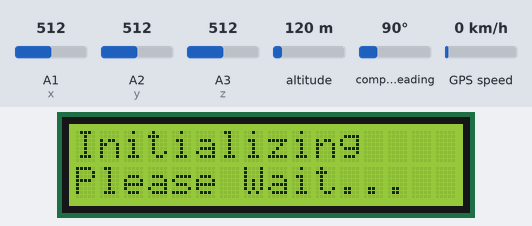
A sketch run on a simulated Arduino Mega 2560, built with avr-gcc and run on an emulated ATmega2560. Shown: 16×2 character LCD. The test bench sets the inputs (shaded band); at power-on: A1 (x) = 512, A2 (y) = 512, A3 (z) = 512, altitude 120 m, compass heading 90°, GPS speed 0 km/h. The GPS gets a fix after 3 s at 37.7749, -122.4194 with 8 satellites; the modem accepts every AT command (registered, SIM ready, sends succeed) and sends nothing else; what the sketch prints to the serial monitor is not drawn.

Above: at 8.1 s.
At 31.0 s:
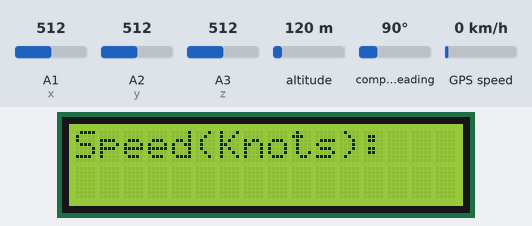
31.1 s: A1 (x) set to 601
40.1 s: A1 (x) set to 630
At 43.4 s:
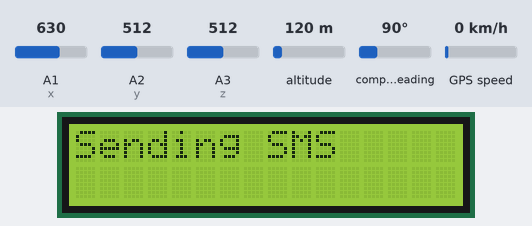
68.7 s: A1 (x) set to 424
70.2 s: A1 (x) set to 393
At 76.7 s:
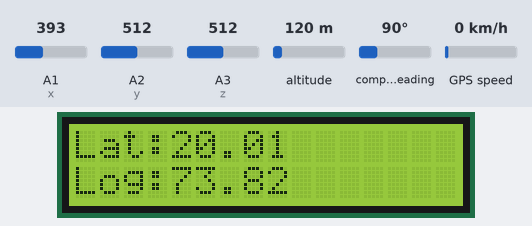
Timing chart, 0 to 78.2 s (numbered marks = the images above; inputs shaded):
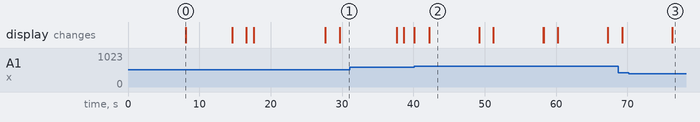

The sketch:

final_post.ino
```cpp
#include<SoftwareSerial.h>
#include<TinyGPS.h>
TinyGPS gps;
//SoftwareSerial Serial1(2,3); //make RX arduino line is pin 2, make TX arduino line is pin 3.
SoftwareSerial GPS(10,11);
#include<LiquidCrystal.h>
LiquidCrystal lcd(4,5,6,7,8,9);

#define x A1
#define y A2
#define z A3

int xsample=0;
int ysample=0;
int zsample=0;

#define samples 10

#define minVal -100
#define MaxVal 100

int i=0,k=0;
int  gps_status=0;
float latitude = 20.013318;
float logitude = 73.822521;
String Speed="";
String gpsString="";
char *test="$GPRMC";

void initModule(String cmd, char *res, int t)
{
  while(1)
  {
    Serial.println(cmd);
    Serial1.println(cmd);
    delay(100);
    while(Serial1.available()>0)
    {
       if(Serial1.find(res))
       {
        Serial.println(res);
        delay(t);
        return;
       }
       else
       {
        Serial.println("Error");
       }
    }
    delay(t);
  }
}
void setup()
{
  Serial1.begin(9600);
  Serial.begin(9600);
  lcd.begin(16,2);
  lcd.print("Accident Alert  ");
  lcd.setCursor(0,1);
  lcd.print("     System     ");
  delay(8000);
  lcd.clear();
  lcd.print("Initializing");
  lcd.setCursor(0,1);
  lcd.print("Please Wait...");
  delay(1000);

  Serial.println("Initializing....");
  initModule("AT","OK",1000);
  initModule("ATE1","OK",1000);
  initModule("AT+CPIN?","READY",1000);
  initModule("AT+CMGF=1","OK",1000);
  initModule("AT+CNMI=2,2,0,0,0","OK",1000);
  Serial.println("Initialized Successfully");
  lcd.clear();
  lcd.print("Initialized");
  lcd.setCursor(0,1);
  lcd.print("Successfully");
  delay(2000);
  lcd.clear();
  lcd.print("Callibrating ");
  lcd.setCursor(0,1);
  lcd.print("Acceleromiter");
  for(int i=0;i<samples;i++)
  {
    xsample+=analogRead(x);
    ysample+=analogRead(y);
    zsample+=analogRead(z);
  }
  xsample/=samples;
  ysample/=samples;
  zsample/=samples;

  Serial.println(xsample);
  Serial.println(ysample);
  Serial.println(zsample);
  delay(1000);

  lcd.clear();
  lcd.print("Waiting For GPS");
  lcd.setCursor(0,1);
  lcd.print("     Signal    ");
  Serial.println("Wait for 10 seconds");
  delay(10000);
  GPS.begin(9600);
  gpsReceive();
  show_coordinate();
  delay(8000);
  lcd.clear();
  lcd.print("GPS is Ready");
  delay(1000);
  lcd.clear();
  lcd.print("System Ready");
  Serial.println("System Ready..");
}
void loop()
{
    int value1=analogRead(x);
    int value2=analogRead(y);
    int value3=analogRead(z);

    int xValue=xsample-value1;
    int yValue=ysample-value2;
    int zValue=zsample-value3;

    Serial.print("x=");
    Serial.println(xValue);
    Serial.print("y=");
    Serial.println(yValue);
    Serial.print("z=");
    Serial.println(zValue);

    if(xValue < minVal || xValue > MaxVal  || yValue < minVal || yValue > MaxVal  || zValue < minVal || zValue > MaxVal)
    {
      //gpsReceive();
      show_coordinate();
      lcd.clear();
      lcd.print("Sending SMS ");
      Serial.println("Sending SMS");
      Send();
      Serial.println("SMS Sent");
      delay(2000);
      lcd.clear();
      lcd.print("System Ready");
    }
}
void gpsReceive()
{
  while (GPS.available())    // While there is data on the RX pin...
  {
    int c = GPS.read();    // load the data into a variable...
    if (gps.encode(c))     // if there is a new valid sentence...
    {
      //gps.f_get_position(&latitude, &logitude);
      Serial.print(latitude);
      Serial.print('\t');
      Serial.println(logitude);
    }
  }
}
void show_coordinate()
{
    lcd.clear();
    lcd.print("Lat:");
    lcd.print(latitude);
    lcd.setCursor(0,1);
    lcd.print("Log:");
    lcd.print(logitude);
    Serial.print("Latitude:");
    Serial.println(latitude);
    Serial.print("Longitude:");
    Serial.println(logitude);
    Serial.print("Speed(in knots)=");
    Serial.println(Speed);
    delay(2000);
    lcd.clear();
    lcd.print("Speed(Knots):");
    lcd.setCursor(0,1);
    lcd.print(Speed);
}
void Send()
{
   Serial1.println("AT");
   delay(500);
   serialPrint();
   Serial1.println("AT+CMGF=1");
   delay(500);
   serialPrint();
   Serial1.print("AT+CMGS=");
   Serial1.print('"');
   Serial1.print("7517475658");    //mobile no. for SMS alert
   Serial1.println('"');
   delay(500);
   serialPrint();
   Serial1.print("Latitude:");
   Serial1.println(latitude);
   delay(500);
   serialPrint();
   Serial1.print(" longitude:");
   Serial1.println(logitude);
   delay(500);
   serialPrint();
   Serial1.print(" Speed:");
   Serial1.print(Speed);
   Serial1.println("Knots");
   delay(500);
   serialPrint();
   Serial1.print("http://maps.google.com/maps?&z=15&mrt=yp&t=k&q=");
   Serial1.print(latitude,6);
   Serial1.print("+");              //28.612953, 77.231545   //28.612953,77.2293563
   Serial1.print(logitude,6);
   Serial1.write(26);
   delay(2000);
   serialPrint();
}
void serialPrint()
{
  while(Serial1.available()>0)
  {
    Serial.print(Serial1.read());
  }
}
```

Measured:
- the behaviour switches between 612 and 613 on A1 (x) (found by bisection; images 1 and 2)
- the behaviour switches between 412 and 411 on A1 (x) (found by bisection; images 2 and 3)
- after the input at 40.1 s, the display: first changes at once (image 2 shows a later state)
- after the input at 70.2 s, the display: first differs from a run without the input after 6.1 s (image 3)
- what the display in image 0 shows lasts 6.5 s, from 8.1 s to 14.6 s
- what the display in image 2 shows lasts 7.0 s, from 42.2 s to 49.2 s
